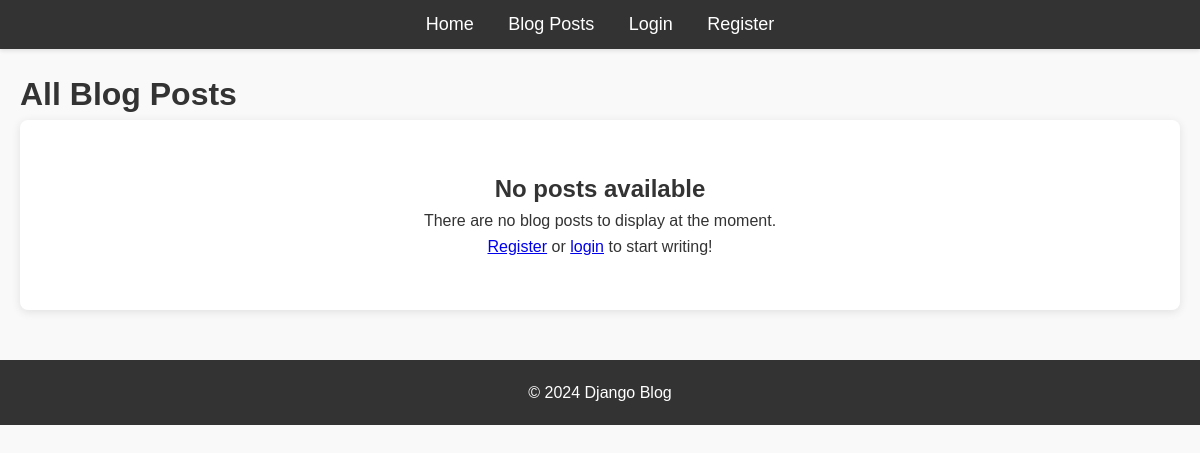
The app's page /posts/, older data.
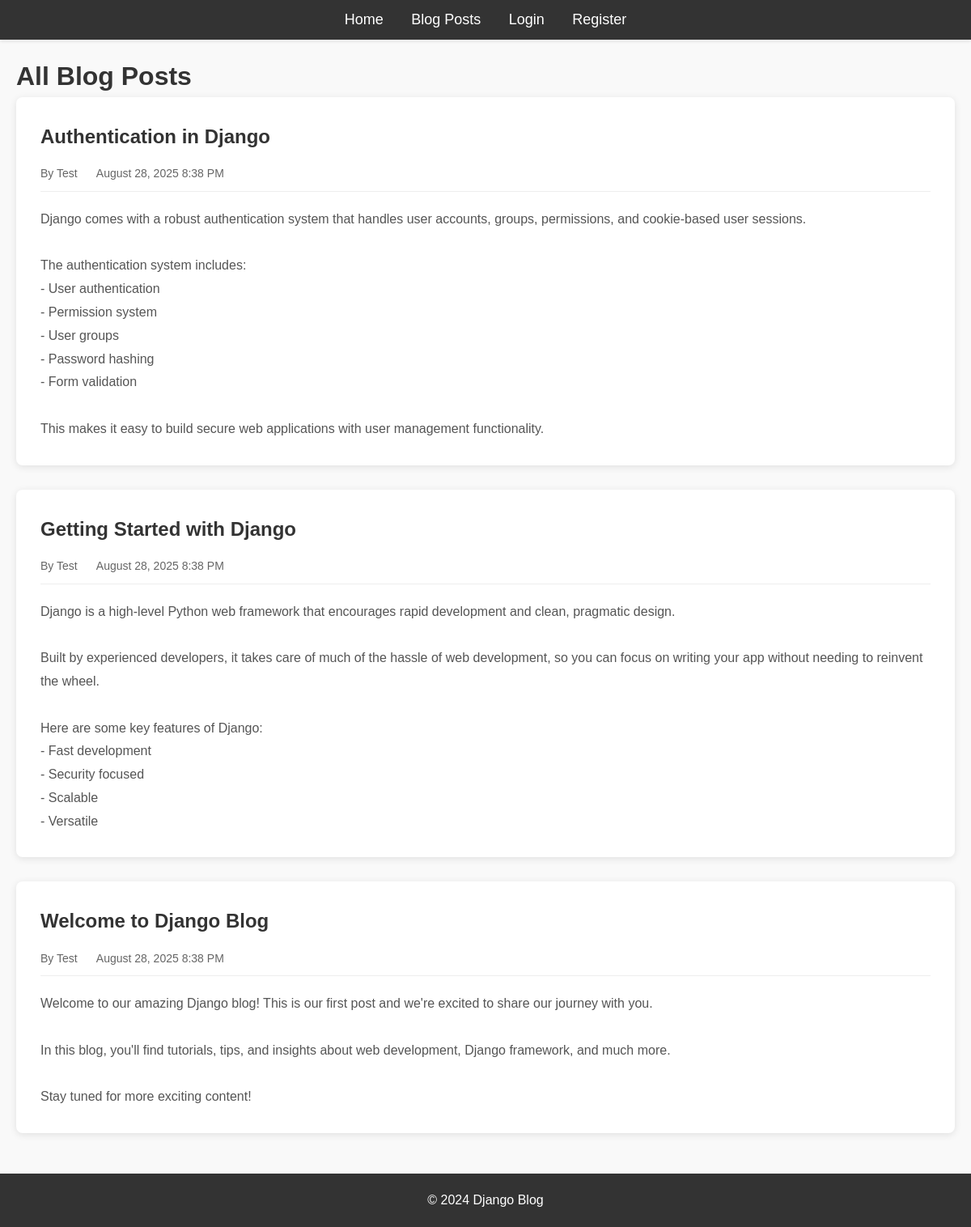
The same page, newer data.
### blog/models.py (models this page shows, shortened)
class Post(models.Model):
    title = models.CharField(max_length=200)
    content = models.TextField()
    published_date = models.DateTimeField(auto_now_add=True)
    author = models.ForeignKey(User, on_delete=models.CASCADE)
    class Meta:
        ordering = ['-published_date']

### blog/views.py (the view)
# urls.py: path('posts/', views.posts, name='posts'),
def posts(request):
    all_posts = Post.objects.all()
    return render(request, 'blog/posts.html', {'posts': all_posts})

### blog/templates/blog/posts.html (shortened to what this page needs)
{% extends 'blog/base.html' %}
{% load static %}
{% block content %}
<div class="posts-container">
    <h1>All Blog Posts</h1>
    {% if posts %}
        <div class="posts-list">
            {% for post in posts %}
                <article class="post-item">
                    <h2>{{ post.title }}</h2>
                    <div class="post-meta">
                        <span class="author">By {{ post.author.first_name|default:post.author.username }}</span>
                        <span class="date">{{ post.published_date|date:"F d, Y g:i A" }}</span>
                    </div>
                    <div class="post-content">
                        {{ post.content|linebreaks }}
                    </div>
                </article>
            {% endfor %}
        </div>
    {% else %}
        <div class="no-posts">
            <h2>No posts available</h2>
            <p>There are no blog posts to display at the moment.</p>
            {% if user.is_authenticated %}
                <p>Would you like to write the first post?</p>
            {% else %}
                <p><a href="{% url 'register' %}">Register</a> or <a href="{% url 'login' %}">login</a> to start writing!</p>
            {% endif %}
        </div>
    {% endif %}
</div>
{% endblock %}

Row changes from the older to the newer data that the page shows:
added Post: title "Authentication in Django", author.first_name "Test", published_date "August 28, 2025 8:38 PM", content "Django comes with a robust authentication system that handles user accounts, groups, permissions, and cookie-based user sessions. The authentication system includes: - User authentication - Permission system - User groups - Password hashing - Form validation This makes it easy to build secure web applications with user management functionality."
added Post: title "Getting Started with Django", author.first_name "Test", published_date "August 28, 2025 8:38 PM", content "Django is a high-level Python web framework that encourages rapid development and clean, pragmatic design. Built by experienced developers, it takes care of much of the hassle of web development, so you can focus on writing your app without needing to reinvent the wheel. Here are some key features of Django: - Fast development - Security focused - Scalable - Versatile"
added Post: title "Welcome to Django Blog", author.first_name "Test", published_date "August 28, 2025 8:38 PM", content "Welcome to our amazing Django blog! This is our first post and we're excited to share our journey with you. In this blog, you'll find tutorials, tips, and insights about web development, Django framework, and much more. Stay tuned for more exciting content!"
Text that changed along with them:
text no longer shown: "No posts available There are no blog posts to display at the moment. Register or login to start writing!"
